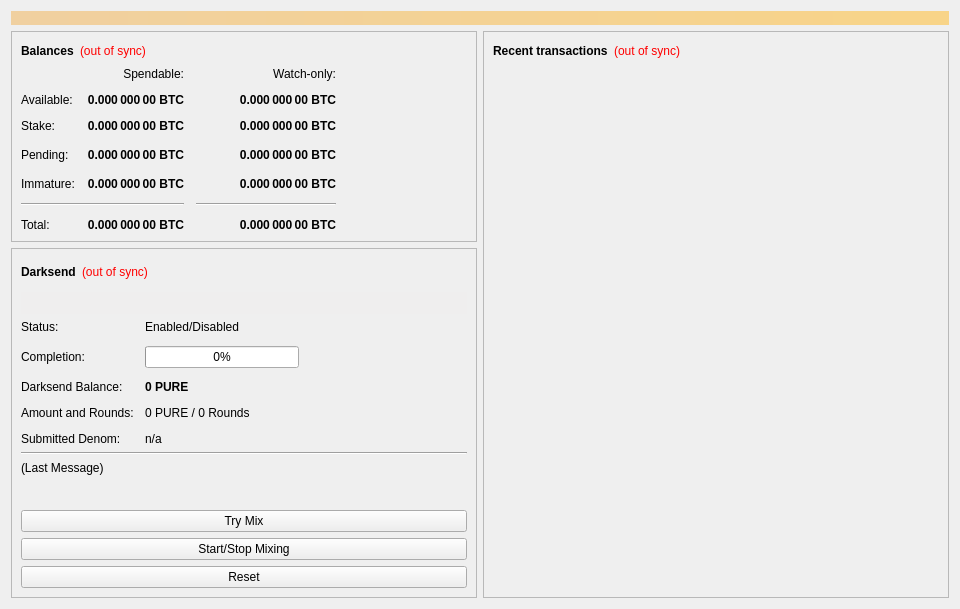
<?xml version="1.0" encoding="UTF-8"?>
<ui version="4.0">
 <class>OverviewPage</class>
 <widget class="QWidget" name="OverviewPage">
  <property name="geometry">
   <rect>
    <x>0</x>
    <y>0</y>
    <width>960</width>
    <height>594</height>
   </rect>
  </property>
  <property name="minimumSize">
   <size>
    <width>960</width>
    <height>0</height>
   </size>
  </property>
  <property name="windowTitle">
   <string>Form</string>
  </property>
  <layout class="QVBoxLayout" name="topLayout">
   <item>
    <widget class="QLabel" name="labelAlerts">
     <property name="visible">
      <bool>false</bool>
     </property>
     <property name="styleSheet">
      <string notr="true">background-color: qlineargradient(x1: 0, y1: 0, x2: 1, y2: 0, stop:0 #F0D0A0, stop:1 #F8D488); color:#000000;</string>
     </property>
     <property name="wordWrap">
      <bool>true</bool>
     </property>
     <property name="margin">
      <number>3</number>
     </property>
    </widget>
   </item>
   <item>
    <layout class="QHBoxLayout" name="horizontalLayout" stretch="1,1">
     <item>
      <layout class="QVBoxLayout" name="verticalLayout_2">
       <item>
        <widget class="QFrame" name="frame">
         <property name="frameShape">
          <enum>QFrame::StyledPanel</enum>
         </property>
         <property name="frameShadow">
          <enum>QFrame::Raised</enum>
         </property>
         <layout class="QVBoxLayout" name="verticalLayout_4">
          <item>
           <layout class="QHBoxLayout" name="horizontalLayout_4">
            <item>
             <widget class="QLabel" name="label_5">
              <property name="font">
               <font>
                <weight>75</weight>
                <bold>true</bold>
               </font>
              </property>
              <property name="text">
               <string>Balances</string>
              </property>
             </widget>
            </item>
            <item>
             <widget class="QLabel" name="labelWalletStatus">
              <property name="cursor">
               <cursorShape>WhatsThisCursor</cursorShape>
              </property>
              <property name="toolTip">
               <string>The displayed information may be out of date. Your wallet automatically synchronizes with the Pure network after a connection is established, but this process has not completed yet.</string>
              </property>
              <property name="styleSheet">
               <string notr="true">QLabel { color: red; }</string>
              </property>
              <property name="text">
               <string notr="true">(out of sync)</string>
              </property>
              <property name="alignment">
               <set>Qt::AlignLeading|Qt::AlignLeft|Qt::AlignVCenter</set>
              </property>
             </widget>
            </item>
            <item>
             <spacer name="horizontalSpacer_3">
              <property name="orientation">
               <enum>Qt::Horizontal</enum>
              </property>
              <property name="sizeHint" stdset="0">
               <size>
                <width>40</width>
                <height>20</height>
               </size>
              </property>
             </spacer>
            </item>
           </layout>
          </item>
          <item>
           <layout class="QGridLayout" name="gridLayout">
            <property name="spacing">
             <number>12</number>
            </property>
            <item row="3" column="2">
             <widget class="QLabel" name="labelWatchPending">
              <property name="font">
               <font>
                <weight>75</weight>
                <bold>true</bold>
               </font>
              </property>
              <property name="cursor">
               <cursorShape>IBeamCursor</cursorShape>
              </property>
              <property name="toolTip">
               <string>Unconfirmed transactions to watch-only addresses</string>
              </property>
              <property name="text">
               <string notr="true">0.000 000 00 BTC</string>
              </property>
              <property name="alignment">
               <set>Qt::AlignRight|Qt::AlignTrailing|Qt::AlignVCenter</set>
              </property>
              <property name="textInteractionFlags">
               <set>Qt::LinksAccessibleByMouse|Qt::TextSelectableByKeyboard|Qt::TextSelectableByMouse</set>
              </property>
             </widget>
            </item>
            <item row="3" column="1">
             <widget class="QLabel" name="labelUnconfirmed">
              <property name="font">
               <font>
                <weight>75</weight>
                <bold>true</bold>
               </font>
              </property>
              <property name="cursor">
               <cursorShape>IBeamCursor</cursorShape>
              </property>
              <property name="toolTip">
               <string>Total of transactions that have yet to be confirmed, and do not yet count toward the spendable balance</string>
              </property>
              <property name="text">
               <string notr="true">0.000 000 00 BTC</string>
              </property>
              <property name="alignment">
               <set>Qt::AlignRight|Qt::AlignTrailing|Qt::AlignVCenter</set>
              </property>
              <property name="textInteractionFlags">
               <set>Qt::LinksAccessibleByMouse|Qt::TextSelectableByKeyboard|Qt::TextSelectableByMouse</set>
              </property>
             </widget>
            </item>
            <item row="4" column="2">
             <widget class="QLabel" name="labelWatchImmature">
              <property name="font">
               <font>
                <weight>75</weight>
                <bold>true</bold>
               </font>
              </property>
              <property name="cursor">
               <cursorShape>IBeamCursor</cursorShape>
              </property>
              <property name="toolTip">
               <string>Mined balance in watch-only addresses that has not yet matured</string>
              </property>
              <property name="text">
               <string notr="true">0.000 000 00 BTC</string>
              </property>
              <property name="alignment">
               <set>Qt::AlignRight|Qt::AlignTrailing|Qt::AlignVCenter</set>
              </property>
              <property name="textInteractionFlags">
               <set>Qt::LinksAccessibleByMouse|Qt::TextSelectableByKeyboard|Qt::TextSelectableByMouse</set>
              </property>
             </widget>
            </item>
            <item row="5" column="0" colspan="2">
             <widget class="Line" name="lineSpendableBalance">
              <property name="orientation">
               <enum>Qt::Horizontal</enum>
              </property>
             </widget>
            </item>
            <item row="5" column="2">
             <widget class="Line" name="lineWatchBalance">
              <property name="sizePolicy">
               <sizepolicy hsizetype="Preferred" vsizetype="Fixed">
                <horstretch>0</horstretch>
                <verstretch>0</verstretch>
               </sizepolicy>
              </property>
              <property name="minimumSize">
               <size>
                <width>140</width>
                <height>0</height>
               </size>
              </property>
              <property name="orientation">
               <enum>Qt::Horizontal</enum>
              </property>
             </widget>
            </item>
            <item row="6" column="0">
             <widget class="QLabel" name="labelTotalText">
              <property name="text">
               <string>Total:</string>
              </property>
             </widget>
            </item>
            <item row="4" column="1">
             <widget class="QLabel" name="labelImmature">
              <property name="font">
               <font>
                <weight>75</weight>
                <bold>true</bold>
               </font>
              </property>
              <property name="cursor">
               <cursorShape>IBeamCursor</cursorShape>
              </property>
              <property name="toolTip">
               <string>Mined balance that has not yet matured</string>
              </property>
              <property name="text">
               <string notr="true">0.000 000 00 BTC</string>
              </property>
              <property name="alignment">
               <set>Qt::AlignRight|Qt::AlignTrailing|Qt::AlignVCenter</set>
              </property>
              <property name="textInteractionFlags">
               <set>Qt::LinksAccessibleByMouse|Qt::TextSelectableByKeyboard|Qt::TextSelectableByMouse</set>
              </property>
             </widget>
            </item>
            <item row="3" column="3">
             <spacer name="horizontalSpacer_2">
              <property name="orientation">
               <enum>Qt::Horizontal</enum>
              </property>
              <property name="sizeHint" stdset="0">
               <size>
                <width>40</width>
                <height>20</height>
               </size>
              </property>
             </spacer>
            </item>
            <item row="4" column="0">
             <widget class="QLabel" name="labelImmatureText">
              <property name="text">
               <string>Immature:</string>
              </property>
             </widget>
            </item>
            <item row="6" column="1">
             <widget class="QLabel" name="labelTotal">
              <property name="font">
               <font>
                <weight>75</weight>
                <bold>true</bold>
               </font>
              </property>
              <property name="cursor">
               <cursorShape>IBeamCursor</cursorShape>
              </property>
              <property name="toolTip">
               <string>Your current total balance</string>
              </property>
              <property name="text">
               <string notr="true">0.000 000 00 BTC</string>
              </property>
              <property name="alignment">
               <set>Qt::AlignRight|Qt::AlignTrailing|Qt::AlignVCenter</set>
              </property>
              <property name="textInteractionFlags">
               <set>Qt::LinksAccessibleByMouse|Qt::TextSelectableByKeyboard|Qt::TextSelectableByMouse</set>
              </property>
             </widget>
            </item>
            <item row="6" column="2">
             <widget class="QLabel" name="labelWatchTotal">
              <property name="font">
               <font>
                <weight>75</weight>
                <bold>true</bold>
               </font>
              </property>
              <property name="cursor">
               <cursorShape>IBeamCursor</cursorShape>
              </property>
              <property name="toolTip">
               <string>Current total balance in watch-only addresses</string>
              </property>
              <property name="text">
               <string notr="true">0.000 000 00 BTC</string>
              </property>
              <property name="alignment">
               <set>Qt::AlignRight|Qt::AlignTrailing|Qt::AlignVCenter</set>
              </property>
              <property name="textInteractionFlags">
               <set>Qt::LinksAccessibleByMouse|Qt::TextSelectableByKeyboard|Qt::TextSelectableByMouse</set>
              </property>
             </widget>
            </item>
            <item row="0" column="2">
             <widget class="QLabel" name="labelWatchonly">
              <property name="text">
               <string>Watch-only:</string>
              </property>
              <property name="alignment">
               <set>Qt::AlignRight|Qt::AlignTrailing|Qt::AlignVCenter</set>
              </property>
             </widget>
            </item>
            <item row="1" column="0">
             <widget class="QLabel" name="labelBalanceText">
              <property name="text">
               <string>Available:</string>
              </property>
             </widget>
            </item>
            <item row="1" column="1">
             <widget class="QLabel" name="labelBalance">
              <property name="font">
               <font>
                <weight>75</weight>
                <bold>true</bold>
               </font>
              </property>
              <property name="cursor">
               <cursorShape>IBeamCursor</cursorShape>
              </property>
              <property name="toolTip">
               <string>Your current spendable balance</string>
              </property>
              <property name="text">
               <string notr="true">0.000 000 00 BTC</string>
              </property>
              <property name="alignment">
               <set>Qt::AlignRight|Qt::AlignTrailing|Qt::AlignVCenter</set>
              </property>
              <property name="textInteractionFlags">
               <set>Qt::LinksAccessibleByMouse|Qt::TextSelectableByKeyboard|Qt::TextSelectableByMouse</set>
              </property>
             </widget>
            </item>
            <item row="2" column="0">
             <widget class="QLabel" name="label_10">
              <property name="text">
               <string>Stake:</string>
              </property>
             </widget>
            </item>
            <item row="2" column="1">
             <widget class="QLabel" name="labelStake">
              <property name="font">
               <font>
                <weight>75</weight>
                <bold>true</bold>
               </font>
              </property>
              <property name="cursor">
               <cursorShape>IBeamCursor</cursorShape>
              </property>
              <property name="toolTip">
               <string>Total of coins that was staked, and do not yet count toward the current balance</string>
              </property>
              <property name="text">
               <string notr="true">0.000 000 00 BTC</string>
              </property>
              <property name="alignment">
               <set>Qt::AlignRight|Qt::AlignTrailing|Qt::AlignVCenter</set>
              </property>
              <property name="textInteractionFlags">
               <set>Qt::LinksAccessibleByMouse|Qt::TextSelectableByKeyboard|Qt::TextSelectableByMouse</set>
              </property>
             </widget>
            </item>
            <item row="2" column="2">
             <widget class="QLabel" name="labelWatchStake">
              <property name="font">
               <font>
                <weight>75</weight>
                <bold>true</bold>
               </font>
              </property>
              <property name="cursor">
               <cursorShape>IBeamCursor</cursorShape>
              </property>
              <property name="toolTip">
               <string>Total of coins that was staked in watch-only addresses, and do not yet count toward the current watch-only balance</string>
              </property>
              <property name="text">
               <string notr="true">0.000 000 00 BTC</string>
              </property>
              <property name="alignment">
               <set>Qt::AlignRight|Qt::AlignTrailing|Qt::AlignVCenter</set>
              </property>
              <property name="textInteractionFlags">
               <set>Qt::LinksAccessibleByMouse|Qt::TextSelectableByKeyboard|Qt::TextSelectableByMouse</set>
              </property>
             </widget>
            </item>
            <item row="1" column="2">
             <widget class="QLabel" name="labelWatchAvailable">
              <property name="font">
               <font>
                <weight>75</weight>
                <bold>true</bold>
               </font>
              </property>
              <property name="cursor">
               <cursorShape>IBeamCursor</cursorShape>
              </property>
              <property name="toolTip">
               <string>Your current balance in watch-only addresses</string>
              </property>
              <property name="text">
               <string notr="true">0.000 000 00 BTC</string>
              </property>
              <property name="alignment">
               <set>Qt::AlignRight|Qt::AlignTrailing|Qt::AlignVCenter</set>
              </property>
              <property name="textInteractionFlags">
               <set>Qt::LinksAccessibleByMouse|Qt::TextSelectableByKeyboard|Qt::TextSelectableByMouse</set>
              </property>
             </widget>
            </item>
            <item row="3" column="0">
             <widget class="QLabel" name="labelPendingText">
              <property name="text">
               <string>Pending:</string>
              </property>
             </widget>
            </item>
            <item row="0" column="1">
             <widget class="QLabel" name="labelSpendable">
              <property name="text">
               <string>Spendable:</string>
              </property>
              <property name="alignment">
               <set>Qt::AlignRight|Qt::AlignTrailing|Qt::AlignVCenter</set>
              </property>
             </widget>
            </item>
           </layout>
          </item>
         </layout>
        </widget>
       </item>
       <item>
        <widget class="QFrame" name="frameDarksend">
         <property name="sizePolicy">
          <sizepolicy hsizetype="Expanding" vsizetype="Expanding">
           <horstretch>0</horstretch>
           <verstretch>0</verstretch>
          </sizepolicy>
         </property>
         <property name="minimumSize">
          <size>
           <width>0</width>
           <height>350</height>
          </size>
         </property>
         <property name="layoutDirection">
          <enum>Qt::LeftToRight</enum>
         </property>
         <property name="frameShape">
          <enum>QFrame::StyledPanel</enum>
         </property>
         <property name="frameShadow">
          <enum>QFrame::Raised</enum>
         </property>
         <layout class="QVBoxLayout" name="verticalLayout_5">
          <item>
           <layout class="QHBoxLayout" name="horizontalLayout_5">
            <item>
             <widget class="QLabel" name="label_2">
              <property name="font">
               <font>
                <weight>75</weight>
                <bold>true</bold>
               </font>
              </property>
              <property name="text">
               <string>Darksend</string>
              </property>
             </widget>
            </item>
            <item>
             <widget class="QLabel" name="labelDarksendSyncStatus">
              <property name="toolTip">
               <string>The displayed information may be out of date. Your wallet automatically synchronizes with the Pure network after a connection is established, but this process has not completed yet.</string>
              </property>
              <property name="styleSheet">
               <string notr="true">QLabel { color: red; }</string>
              </property>
              <property name="text">
               <string notr="true">(out of sync)</string>
              </property>
              <property name="alignment">
               <set>Qt::AlignLeading|Qt::AlignLeft|Qt::AlignVCenter</set>
              </property>
             </widget>
            </item>
            <item>
             <spacer name="horizontalSpacer_4">
              <property name="orientation">
               <enum>Qt::Horizontal</enum>
              </property>
              <property name="sizeHint" stdset="0">
               <size>
                <width>40</width>
                <height>20</height>
               </size>
              </property>
             </spacer>
            </item>
           </layout>
          </item>
          <item>
           <widget class="QPushButton" name="runAutoDenom">
            <property name="palette">
             <palette>
              <active>
               <colorrole role="WindowText">
                <brush brushstyle="SolidPattern">
                 <color alpha="255">
                  <red>0</red>
                  <green>0</green>
                  <blue>0</blue>
                 </color>
                </brush>
               </colorrole>
               <colorrole role="Button">
                <brush brushstyle="SolidPattern">
                 <color alpha="255">
                  <red>239</red>
                  <green>238</green>
                  <blue>238</blue>
                 </color>
                </brush>
               </colorrole>
               <colorrole role="Light">
                <brush brushstyle="SolidPattern">
                 <color alpha="255">
                  <red>255</red>
                  <green>255</green>
                  <blue>255</blue>
                 </color>
                </brush>
               </colorrole>
               <colorrole role="Midlight">
                <brush brushstyle="SolidPattern">
                 <color alpha="255">
                  <red>247</red>
                  <green>246</green>
                  <blue>246</blue>
                 </color>
                </brush>
               </colorrole>
               <colorrole role="Dark">
                <brush brushstyle="SolidPattern">
                 <color alpha="255">
                  <red>119</red>
                  <green>119</green>
                  <blue>119</blue>
                 </color>
                </brush>
               </colorrole>
               <colorrole role="Mid">
                <brush brushstyle="SolidPattern">
                 <color alpha="255">
                  <red>159</red>
                  <green>159</green>
                  <blue>159</blue>
                 </color>
                </brush>
               </colorrole>
               <colorrole role="Text">
                <brush brushstyle="SolidPattern">
                 <color alpha="255">
                  <red>0</red>
                  <green>0</green>
                  <blue>0</blue>
                 </color>
                </brush>
               </colorrole>
               <colorrole role="BrightText">
                <brush brushstyle="SolidPattern">
                 <color alpha="255">
                  <red>255</red>
                  <green>255</green>
                  <blue>255</blue>
                 </color>
                </brush>
               </colorrole>
               <colorrole role="ButtonText">
                <brush brushstyle="SolidPattern">
                 <color alpha="255">
                  <red>0</red>
                  <green>0</green>
                  <blue>0</blue>
                 </color>
                </brush>
               </colorrole>
               <colorrole role="Base">
                <brush brushstyle="SolidPattern">
                 <color alpha="255">
                  <red>255</red>
                  <green>255</green>
                  <blue>255</blue>
                 </color>
                </brush>
               </colorrole>
               <colorrole role="Window">
                <brush brushstyle="SolidPattern">
                 <color alpha="255">
                  <red>239</red>
                  <green>238</green>
                  <blue>238</blue>
                 </color>
                </brush>
               </colorrole>
               <colorrole role="Shadow">
                <brush brushstyle="SolidPattern">
                 <color alpha="255">
                  <red>0</red>
                  <green>0</green>
                  <blue>0</blue>
                 </color>
                </brush>
               </colorrole>
               <colorrole role="AlternateBase">
                <brush brushstyle="SolidPattern">
                 <color alpha="255">
                  <red>247</red>
                  <green>246</green>
                  <blue>246</blue>
                 </color>
                </brush>
               </colorrole>
               <colorrole role="ToolTipBase">
                <brush brushstyle="SolidPattern">
                 <color alpha="255">
                  <red>255</red>
                  <green>255</green>
                  <blue>220</blue>
                 </color>
                </brush>
               </colorrole>
               <colorrole role="ToolTipText">
                <brush brushstyle="SolidPattern">
                 <color alpha="255">
                  <red>0</red>
                  <green>0</green>
                  <blue>0</blue>
                 </color>
                </brush>
               </colorrole>
              </active>
              <inactive>
               <colorrole role="WindowText">
                <brush brushstyle="SolidPattern">
                 <color alpha="255">
                  <red>0</red>
                  <green>0</green>
                  <blue>0</blue>
                 </color>
                </brush>
               </colorrole>
               <colorrole role="Button">
                <brush brushstyle="SolidPattern">
                 <color alpha="255">
                  <red>239</red>
                  <green>238</green>
                  <blue>238</blue>
                 </color>
                </brush>
               </colorrole>
               <colorrole role="Light">
                <brush brushstyle="SolidPattern">
                 <color alpha="255">
                  <red>255</red>
                  <green>255</green>
                  <blue>255</blue>
                 </color>
                </brush>
               </colorrole>
               <colorrole role="Midlight">
                <brush brushstyle="SolidPattern">
                 <color alpha="255">
                  <red>247</red>
                  <green>246</green>
                  <blue>246</blue>
                 </color>
                </brush>
               </colorrole>
               <colorrole role="Dark">
                <brush brushstyle="SolidPattern">
                 <color alpha="255">
                  <red>119</red>
                  <green>119</green>
                  <blue>119</blue>
                 </color>
                </brush>
               </colorrole>
               <colorrole role="Mid">
                <brush brushstyle="SolidPattern">
                 <color alpha="255">
                  <red>159</red>
                  <green>159</green>
                  <blue>159</blue>
                 </color>
                </brush>
               </colorrole>
               <colorrole role="Text">
                <brush brushstyle="SolidPattern">
                 <color alpha="255">
                  <red>0</red>
                  <green>0</green>
                  <blue>0</blue>
                 </color>
                </brush>
               </colorrole>
               <colorrole role="BrightText">
                <brush brushstyle="SolidPattern">
                 <color alpha="255">
                  <red>255</red>
                  <green>255</green>
                  <blue>255</blue>
                 </color>
                </brush>
               </colorrole>
               <colorrole role="ButtonText">
                <brush brushstyle="SolidPattern">
                 <color alpha="255">
                  <red>0</red>
                  <green>0</green>
                  <blue>0</blue>
                 </color>
                </brush>
               </colorrole>
               <colorrole role="Base">
                <brush brushstyle="SolidPattern">
                 <color alpha="255">
                  <red>255</red>
                  <green>255</green>
                  <blue>255</blue>
                 </color>
                </brush>
               </colorrole>
               <colorrole role="Window">
                <brush brushstyle="SolidPattern">
                 <color alpha="255">
                  <red>239</red>
                  <green>238</green>
                  <blue>238</blue>
                 </color>
                </brush>
               </colorrole>
               <colorrole role="Shadow">
                <brush brushstyle="SolidPattern">
                 <color alpha="255">
                  <red>0</red>
                  <green>0</green>
                  <blue>0</blue>
                 </color>
                </brush>
               </colorrole>
               <colorrole role="AlternateBase">
                <brush brushstyle="SolidPattern">
                 <color alpha="255">
                  <red>247</red>
                  <green>246</green>
                  <blue>246</blue>
                 </color>
                </brush>
               </colorrole>
               <colorrole role="ToolTipBase">
                <brush brushstyle="SolidPattern">
                 <color alpha="255">
                  <red>255</red>
                  <green>255</green>
                  <blue>220</blue>
                 </color>
                </brush>
               </colorrole>
               <colorrole role="ToolTipText">
                <brush brushstyle="SolidPattern">
                 <color alpha="255">
                  <red>0</red>
                  <green>0</green>
                  <blue>0</blue>
                 </color>
                </brush>
               </colorrole>
              </inactive>
              <disabled>
               <colorrole role="WindowText">
                <brush brushstyle="SolidPattern">
                 <color alpha="255">
                  <red>119</red>
                  <green>119</green>
                  <blue>119</blue>
                 </color>
                </brush>
               </colorrole>
               <colorrole role="Button">
                <brush brushstyle="SolidPattern">
                 <color alpha="255">
                  <red>239</red>
                  <green>238</green>
                  <blue>238</blue>
                 </color>
                </brush>
               </colorrole>
               <colorrole role="Light">
                <brush brushstyle="SolidPattern">
                 <color alpha="255">
                  <red>255</red>
                  <green>255</green>
                  <blue>255</blue>
                 </color>
                </brush>
               </colorrole>
               <colorrole role="Midlight">
                <brush brushstyle="SolidPattern">
                 <color alpha="255">
                  <red>247</red>
                  <green>246</green>
                  <blue>246</blue>
                 </color>
                </brush>
               </colorrole>
               <colorrole role="Dark">
                <brush brushstyle="SolidPattern">
                 <color alpha="255">
                  <red>119</red>
                  <green>119</green>
                  <blue>119</blue>
                 </color>
                </brush>
               </colorrole>
               <colorrole role="Mid">
                <brush brushstyle="SolidPattern">
                 <color alpha="255">
                  <red>159</red>
                  <green>159</green>
                  <blue>159</blue>
                 </color>
                </brush>
               </colorrole>
               <colorrole role="Text">
                <brush brushstyle="SolidPattern">
                 <color alpha="255">
                  <red>119</red>
                  <green>119</green>
                  <blue>119</blue>
                 </color>
                </brush>
               </colorrole>
               <colorrole role="BrightText">
                <brush brushstyle="SolidPattern">
                 <color alpha="255">
                  <red>255</red>
                  <green>255</green>
                  <blue>255</blue>
                 </color>
                </brush>
               </colorrole>
               <colorrole role="ButtonText">
                <brush brushstyle="SolidPattern">
                 <color alpha="255">
                  <red>119</red>
                  <green>119</green>
                  <blue>119</blue>
                 </color>
                </brush>
               </colorrole>
               <colorrole role="Base">
                <brush brushstyle="SolidPattern">
                 <color alpha="255">
                  <red>239</red>
                  <green>238</green>
                  <blue>238</blue>
                 </color>
                </brush>
               </colorrole>
               <colorrole role="Window">
                <brush brushstyle="SolidPattern">
                 <color alpha="255">
                  <red>239</red>
                  <green>238</green>
                  <blue>238</blue>
                 </color>
                </brush>
               </colorrole>
               <colorrole role="Shadow">
                <brush brushstyle="SolidPattern">
                 <color alpha="255">
                  <red>0</red>
                  <green>0</green>
                  <blue>0</blue>
                 </color>
                </brush>
               </colorrole>
               <colorrole role="AlternateBase">
                <brush brushstyle="SolidPattern">
                 <color alpha="255">
                  <red>239</red>
                  <green>238</green>
                  <blue>238</blue>
                 </color>
                </brush>
               </colorrole>
               <colorrole role="ToolTipBase">
                <brush brushstyle="SolidPattern">
                 <color alpha="255">
                  <red>255</red>
                  <green>255</green>
                  <blue>220</blue>
                 </color>
                </brush>
               </colorrole>
               <colorrole role="ToolTipText">
                <brush brushstyle="SolidPattern">
                 <color alpha="255">
                  <red>0</red>
                  <green>0</green>
                  <blue>0</blue>
                 </color>
                </brush>
               </colorrole>
              </disabled>
             </palette>
            </property>
            <property name="focusPolicy">
             <enum>Qt::NoFocus</enum>
            </property>
            <property name="autoFillBackground">
             <bool>true</bool>
            </property>
            <property name="text">
             <string/>
            </property>
            <property name="flat">
             <bool>true</bool>
            </property>
           </widget>
          </item>
          <item>
           <layout class="QFormLayout" name="formLayout">
            <property name="fieldGrowthPolicy">
             <enum>QFormLayout::AllNonFixedFieldsGrow</enum>
            </property>
            <property name="horizontalSpacing">
             <number>11</number>
            </property>
            <property name="verticalSpacing">
             <number>12</number>
            </property>
            <item row="0" column="0">
             <widget class="QLabel" name="label_6">
              <property name="text">
               <string>Status:</string>
              </property>
             </widget>
            </item>
            <item row="1" column="0">
             <widget class="QLabel" name="label_7">
              <property name="text">
               <string>Completion:</string>
              </property>
             </widget>
            </item>
            <item row="1" column="1">
             <widget class="QProgressBar" name="darksendProgress">
              <property name="maximumSize">
               <size>
                <width>154</width>
                <height>16777215</height>
               </size>
              </property>
              <property name="value">
               <number>0</number>
              </property>
             </widget>
            </item>
            <item row="3" column="0">
             <widget class="QLabel" name="labelAnonymizedText">
              <property name="text">
               <string>Darksend Balance:</string>
              </property>
             </widget>
            </item>
            <item row="3" column="1">
             <widget class="QLabel" name="labelAnonymized">
              <property name="font">
               <font>
                <weight>75</weight>
                <bold>true</bold>
               </font>
              </property>
              <property name="text">
               <string notr="true">0 PURE</string>
              </property>
             </widget>
            </item>
            <item row="4" column="0">
             <widget class="QLabel" name="label_8">
              <property name="text">
               <string>Amount and Rounds:</string>
              </property>
             </widget>
            </item>
            <item row="4" column="1">
             <widget class="QLabel" name="labelAmountRounds">
              <property name="text">
               <string>0 PURE / 0 Rounds</string>
              </property>
             </widget>
            </item>
            <item row="5" column="0">
             <widget class="QLabel" name="label_9">
              <property name="text">
               <string>Submitted Denom:</string>
              </property>
             </widget>
            </item>
            <item row="5" column="1">
             <widget class="QLabel" name="labelSubmittedDenom">
              <property name="toolTip">
               <string>The denominations you submitted to the Masternode.&lt;br&gt;To mix, other users must submit the exact same denominations.</string>
              </property>
              <property name="text">
               <string>n/a</string>
              </property>
             </widget>
            </item>
            <item row="0" column="1">
             <widget class="QLabel" name="darksendEnabled">
              <property name="text">
               <string>Enabled/Disabled</string>
              </property>
             </widget>
            </item>
           </layout>
          </item>
          <item>
           <widget class="Line" name="lineLastMessage">
            <property name="orientation">
             <enum>Qt::Horizontal</enum>
            </property>
           </widget>
          </item>
          <item>
           <widget class="QLabel" name="darksendStatus">
            <property name="minimumSize">
             <size>
              <width>288</width>
              <height>43</height>
             </size>
            </property>
            <property name="text">
             <string>(Last Message)</string>
            </property>
            <property name="alignment">
             <set>Qt::AlignLeading|Qt::AlignLeft|Qt::AlignTop</set>
            </property>
            <property name="wordWrap">
             <bool>true</bool>
            </property>
           </widget>
          </item>
          <item>
           <widget class="QPushButton" name="darksendAuto">
            <property name="sizePolicy">
             <sizepolicy hsizetype="MinimumExpanding" vsizetype="Fixed">
              <horstretch>0</horstretch>
              <verstretch>0</verstretch>
             </sizepolicy>
            </property>
            <property name="toolTip">
             <string>Try to manually submit a Darksend request.</string>
            </property>
            <property name="text">
             <string>Try Mix</string>
            </property>
           </widget>
          </item>
          <item>
           <widget class="QPushButton" name="toggleDarksend">
            <property name="sizePolicy">
             <sizepolicy hsizetype="MinimumExpanding" vsizetype="Fixed">
              <horstretch>0</horstretch>
              <verstretch>0</verstretch>
             </sizepolicy>
            </property>
            <property name="text">
             <string>Start/Stop Mixing</string>
            </property>
           </widget>
          </item>
          <item>
           <widget class="QPushButton" name="darksendReset">
            <property name="sizePolicy">
             <sizepolicy hsizetype="MinimumExpanding" vsizetype="Fixed">
              <horstretch>0</horstretch>
              <verstretch>0</verstretch>
             </sizepolicy>
            </property>
            <property name="toolTip">
             <string>Reset the current status of Darksend (can interrupt Darksend if it's in the process of Mixing, which can cost you money!)</string>
            </property>
            <property name="autoFillBackground">
             <bool>false</bool>
            </property>
            <property name="text">
             <string>Reset</string>
            </property>
           </widget>
          </item>
         </layout>
        </widget>
       </item>
       <item>
        <spacer name="verticalSpacer">
         <property name="orientation">
          <enum>Qt::Vertical</enum>
         </property>
         <property name="sizeHint" stdset="0">
          <size>
           <width>20</width>
           <height>40</height>
          </size>
         </property>
        </spacer>
       </item>
      </layout>
     </item>
     <item>
      <layout class="QVBoxLayout" name="verticalLayout_3">
       <item>
        <widget class="QFrame" name="frame_2">
         <property name="frameShape">
          <enum>QFrame::StyledPanel</enum>
         </property>
         <property name="frameShadow">
          <enum>QFrame::Raised</enum>
         </property>
         <layout class="QVBoxLayout" name="verticalLayout">
          <item>
           <layout class="QHBoxLayout" name="horizontalLayout_2">
            <item>
             <widget class="QLabel" name="label_4">
              <property name="font">
               <font>
                <weight>75</weight>
                <bold>true</bold>
               </font>
              </property>
              <property name="text">
               <string>Recent transactions</string>
              </property>
             </widget>
            </item>
            <item>
             <widget class="QLabel" name="labelTransactionsStatus">
              <property name="cursor">
               <cursorShape>WhatsThisCursor</cursorShape>
              </property>
              <property name="toolTip">
               <string>The displayed information may be out of date. Your wallet automatically synchronizes with the Pure network after a connection is established, but this process has not completed yet.</string>
              </property>
              <property name="styleSheet">
               <string notr="true">QLabel { color: red; }</string>
              </property>
              <property name="text">
               <string notr="true">(out of sync)</string>
              </property>
              <property name="alignment">
               <set>Qt::AlignRight|Qt::AlignTrailing|Qt::AlignVCenter</set>
              </property>
             </widget>
            </item>
            <item>
             <spacer name="horizontalSpacer">
              <property name="orientation">
               <enum>Qt::Horizontal</enum>
              </property>
              <property name="sizeHint" stdset="0">
               <size>
                <width>40</width>
                <height>20</height>
               </size>
              </property>
             </spacer>
            </item>
           </layout>
          </item>
          <item>
           <widget class="QListView" name="listTransactions">
            <property name="styleSheet">
             <string notr="true">QListView { background: transparent; }</string>
            </property>
            <property name="frameShape">
             <enum>QFrame::NoFrame</enum>
            </property>
            <property name="verticalScrollBarPolicy">
             <enum>Qt::ScrollBarAlwaysOff</enum>
            </property>
            <property name="horizontalScrollBarPolicy">
             <enum>Qt::ScrollBarAlwaysOff</enum>
            </property>
            <property name="selectionMode">
             <enum>QAbstractItemView::NoSelection</enum>
            </property>
           </widget>
          </item>
         </layout>
        </widget>
       </item>
      </layout>
     </item>
    </layout>
   </item>
  </layout>
 </widget>
 <resources/>
 <connections/>
</ui>
